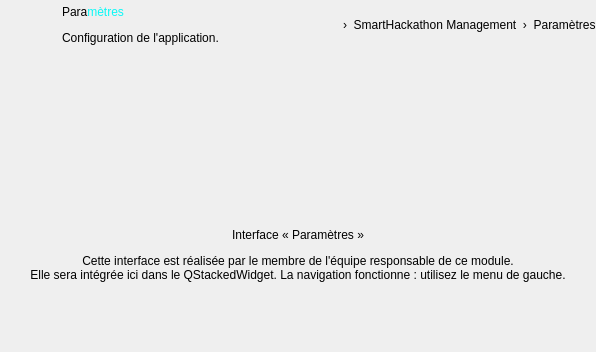
<widget class="QWidget" name="pageParametres"><layout class="QVBoxLayout" name="layoutPageParametres"><property name="leftMargin"><number>0</number></property><property name="topMargin"><number>0</number></property><property name="rightMargin"><number>0</number></property><property name="bottomMargin"><number>0</number></property><property name="spacing"><number>12</number></property><item><layout class="QHBoxLayout" name="layoutTitleParametres"><property name="spacing"><number>12</number></property><item><widget class="QLabel" name="labelTitleIconParametres"><property name="pixmap"><pixmap resource="resources.qrc">:/icons/ti_gear.png</pixmap></property><property name="scaledContents"><bool>true</bool></property><property name="minimumSize"><size><width>50</width><height>50</height></size></property><property name="maximumSize"><size><width>50</width><height>50</height></size></property></widget></item><item><layout class="QVBoxLayout" name="layoutTitleTxtParametres"><property name="spacing"><number>0</number></property><item><widget class="QLabel" name="labelTitleParametres"><property name="text"><string>Para&lt;span style=&quot;color:#0BF8F6;&quot;&gt;mètres&lt;/span&gt;</string></property><property name="textFormat"><enum>Qt::RichText</enum></property><property name="pageTitle" stdset="0"><bool>true</bool></property></widget></item><item><widget class="QLabel" name="labelSubtitleParametres"><property name="text"><string>Configuration de l'application.</string></property><property name="pageSub" stdset="0"><bool>true</bool></property></widget></item></layout></item><item><spacer name="spTitleParametres"><property name="orientation"><enum>Qt::Horizontal</enum></property><property name="sizeHint" stdset="0"><size><width>40</width><height>10</height></size></property></spacer></item><item><widget class="QLabel" name="labelHomeIconParametres"><property name="pixmap"><pixmap resource="resources.qrc">:/icons/home_c.png</pixmap></property><property name="scaledContents"><bool>true</bool></property><property name="minimumSize"><size><width>16</width><height>16</height></size></property><property name="maximumSize"><size><width>16</width><height>16</height></size></property></widget></item><item><widget class="QLabel" name="labelBreadcrumbParametres"><property name="text"><string>›  SmartHackathon Management  ›  Paramètres</string></property><property name="pageSub" stdset="0"><bool>true</bool></property></widget></item></layout></item><item><widget class="QFrame" name="framePlaceholderParametres"><property name="card" stdset="0"><bool>true</bool></property><layout class="QVBoxLayout" name="layoutPhParametres"><property name="leftMargin"><number>30</number></property><property name="topMargin"><number>30</number></property><property name="rightMargin"><number>30</number></property><property name="bottomMargin"><number>30</number></property><property name="spacing"><number>12</number></property><item><spacer name="spPhTParametres"><property name="orientation"><enum>Qt::Vertical</enum></property><property name="sizeHint" stdset="0"><size><width>20</width><height>40</height></size></property></spacer></item><item alignment="Qt::AlignHCenter"><widget class="QLabel" name="labelPhIconParametres"><property name="pixmap"><pixmap resource="resources.qrc">:/icons/ti_gear.png</pixmap></property><property name="scaledContents"><bool>true</bool></property><property name="minimumSize"><size><width>84</width><height>84</height></size></property><property name="maximumSize"><size><width>84</width><height>84</height></size></property></widget></item><item><widget class="QLabel" name="labelPhTitleParametres"><property name="text"><string>Interface « Paramètres »</string></property><property name="phTitle" stdset="0"><bool>true</bool></property><property name="alignment"><set>Qt::AlignCenter</set></property></widget></item><item><widget class="QLabel" name="labelPhTextParametres"><property name="text"><string>Cette interface est réalisée par le membre de l'équipe responsable de ce module.
Elle sera intégrée ici dans le QStackedWidget. La navigation fonctionne : utilisez le menu de gauche.</string></property><property name="phText" stdset="0"><bool>true</bool></property><property name="alignment"><set>Qt::AlignCenter</set></property></widget></item><item><spacer name="spPhBParametres"><property name="orientation"><enum>Qt::Vertical</enum></property><property name="sizeHint" stdset="0"><size><width>20</width><height>40</height></size></property></spacer></item></layout></widget></item></layout></widget>
